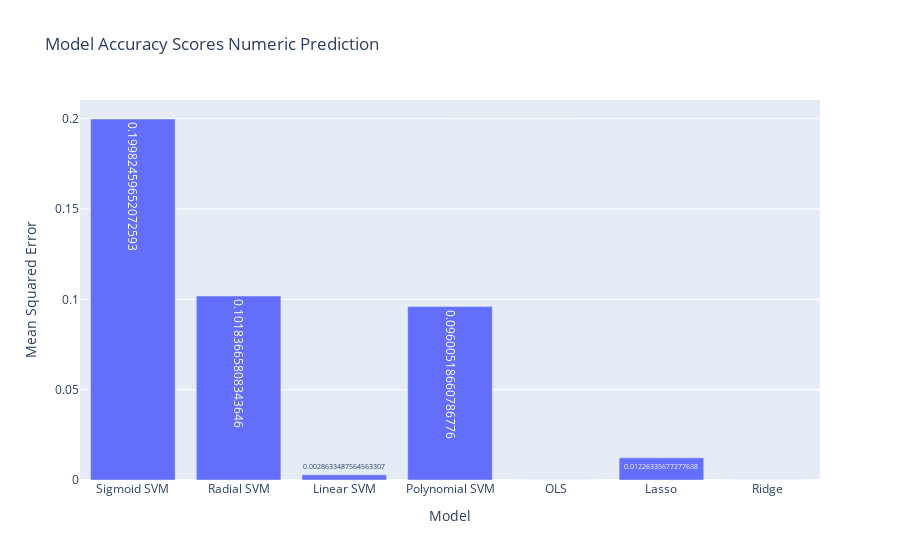

Write notebook code for a chart like this one.
### Code cell
fig = go.Figure() 
model_names = ['Sigmoid SVM', 'Radial SVM', 'Linear SVM', 'Polynomial SVM', 'OLS', 'Lasso', 'Ridge']

model_accuracy = [sigmoid_score_num, rbf_score_num, lin_score_num, poly_score_num, ols_r2, lasso_r2, ridge_r2]

fig.add_trace(go.Bar(x = model_names, 
                    y = model_accuracy, 
                    text = model_accuracy, 
                    textposition = 'auto'))
fig.update_layout(title = 'Model Accuracy Scores Numeric Prediction')

fig.update_yaxes(title_text = 'Mean Squared Error') 
fig.update_xaxes(title_text = "Model")
fig.show()

### Figure 1 — Plotly figure (JSON) as saved in the notebook; plotly's stock layout.template omitted (floating-point values rounded to 4 significant figures)
{"data": [{"text": ["0.19982459652072593", "0.10183665808343646", "0.0028633487564563307", "0.09600518660786776", "1.5631035324251137e-31", "0.01226335677277638", "7.542438620456977e-08"], "textposition": "auto", "type": "bar", "x": ["Sigmoid SVM", "Radial SVM", "Linear SVM", "Polynomial SVM", "OLS", "Lasso", "Ridge"], "y": [0.1998, 0.1018, 0.002863, 0.09601, 1.563e-31, 0.01226, 7.542e-08]}], "layout": {"title": {"text": "Model Accuracy Scores Numeric Prediction"}, "xaxis": {"title": {"text": "Model"}}, "yaxis": {"title": {"text": "Mean Squared Error"}}}}
